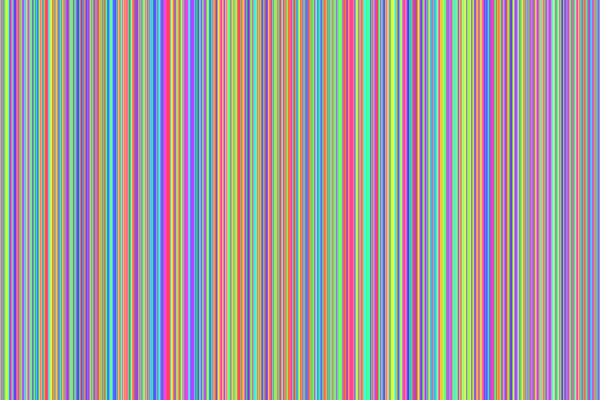
Frame 1 (no input)
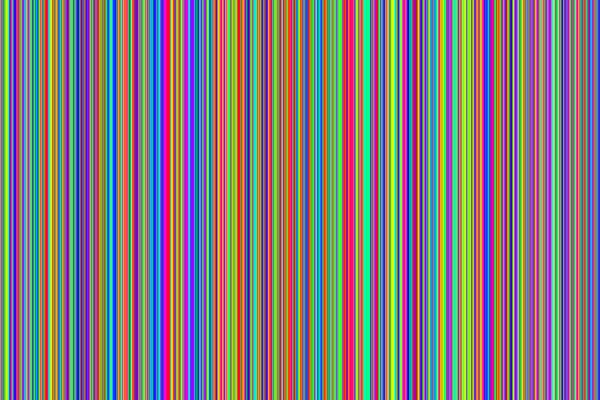
Frame 60 (no input)
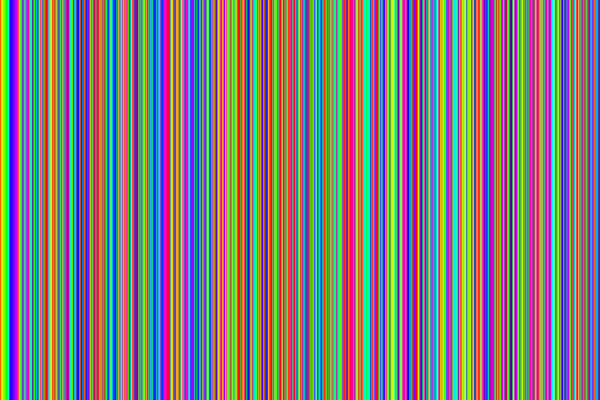
Frame 120 (the mouse pressed at the canvas centre since frame 60)

The p5.js sketch that drew these frames (run headless with seeded random() and noise() and a simulated clock; from frame 60 on, the mouse is pressed at the canvas centre):

// p5.js sketch
// ── sketch.js
let values = [];
let clicks = 0;
var sortSpeed;

function setup() {
  createCanvas(600, 400);

  // determine how fast it will sort
  sortSpeed = 0;

  // initialize color mode
  colorMode(HSB, width);

  // create array of randomly colored bars
  generate();
}

function draw() {
  if (clicks == 1) {
    clicks += 1;

    mergeSort(values);
  }

  for (let i = 0; i < width; i++) {
    stroke(values[i], width, width);
    line(i, 0, i, height);
  }
}

function mergeSort(a) {
  // create copy of the array
  dupe = a.slice();
  // asynchronous sort the copy
  mergeSortSlice(dupe, 0, dupe.length);
  return;
}

async function mergeSortSlice(a, start, end) {
  if (end - start <= 1) return;

  var mid = round((end + start) / 2);

  // wait till divides are sort
  await mergeSortSlice(a, start, mid);
  await mergeSortSlice(a, mid, end);

  // merge divides
  let i = start,
    j = mid;
  while (i < end && j < end) {
    if (a[i] > a[j]) {
      let t = a[j];
      a.splice(j, 1);
      a.splice(i, 0, t);
      j++;
    }
    i++;
    if (i == j) j++;

    // copy back the current state of the sorting
    values = a.slice();

    // // set speed of sorting
    await sleep(0);
  }
}

async function sleep(ms) {
  return new Promise((resolve) => setTimeout(resolve, ms));
}

function mousePressed() {
  clicks += 1;
}

function generate() {
  values = [];

  for (let i = 0; i <= width; i++) {
    values[i] = round(random(1, width));
  }
}
